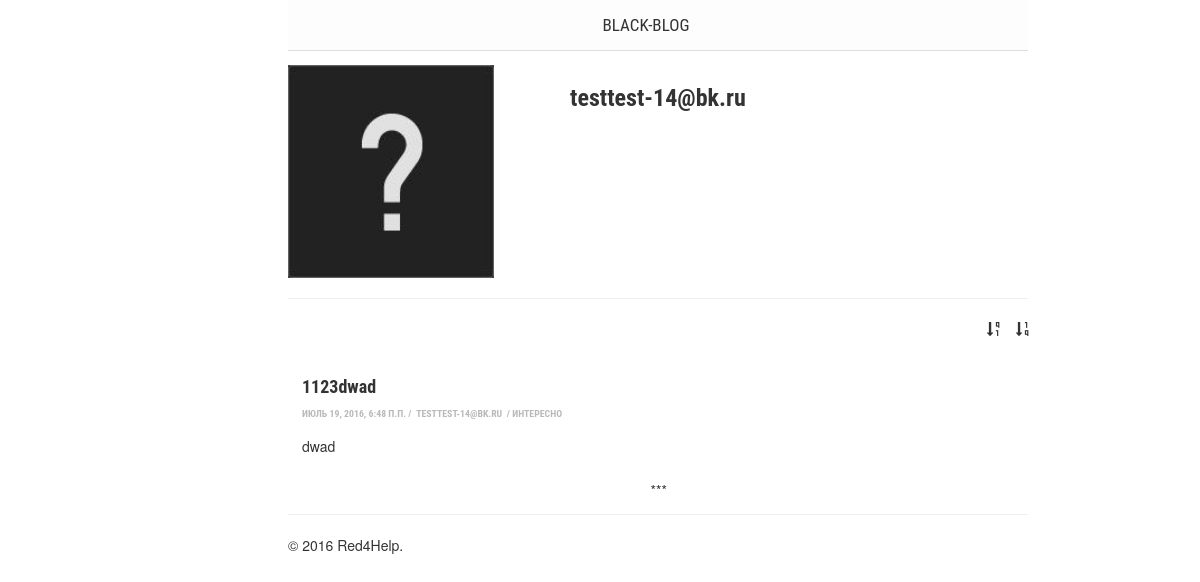
Before: /my_profile/42/ with the older database file.
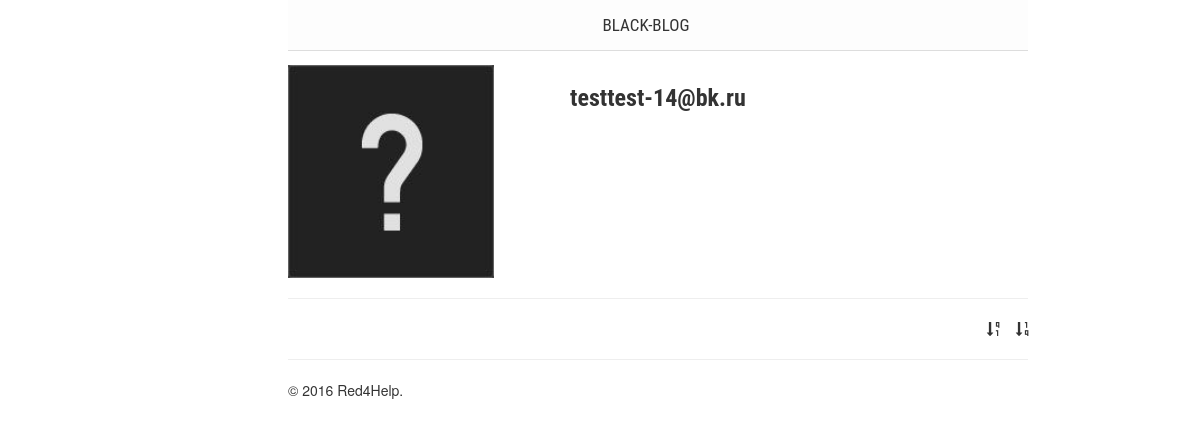
After: the same page with the newer database file.
### multiblog/models.py (models this page shows, shortened)
class Blogger(AbstractBaseUser):
	email = models.EmailField(verbose_name='Email', unique=True, max_length=250)
	name = models.CharField(max_length=100, verbose_name='Имя', blank=True)
	surname = models.CharField(max_length=100, verbose_name='Фамилия', blank=True)
	phone = models.CharField(max_length=20, verbose_name='Телефон', blank=True)
	skype = models.CharField(max_length=20, verbose_name='Skype', blank=True)
	avatar = models.ImageField(upload_to=u'./media/img/', verbose_name='Аватар', blank=False, default='./media/img/ava-default.png')
	is_active = models.BooleanField(default=False)
	is_admin = models.BooleanField(default=False)
	objects = BloggerManager()
	USERNAME_FIELD = 'email'
	def img_avatar(self):
		if self.avatar:
			return '<img src="%s" width="100"/>' % self.avatar.url
		else:
			return '(none)'
	img_avatar.short_description = 'Аватар'
	img_avatar.allow_tags = True
	class Meta:
		verbose_name = u'Блоггер'
		verbose_name_plural = u'Блоггеры'
	def __str__(self):
		if self.name or self.surname:
			return self.name + " " + self.surname
		else:
			return self.email

class Publication(models.Model):
	title = models.CharField(max_length=200, verbose_name='Имя')
	abstract = models.TextField(max_length=600, verbose_name='Краткое содержание')
	full_text = models.TextField(verbose_name='Полное описание')
	time = models.DateTimeField(verbose_name='Дата публикации')
	author = models.ForeignKey('Blogger', on_delete=models.CASCADE, verbose_name='Автор')
	full_rating = models.IntegerField(verbose_name='Общая оценка', default=0)
	count_of_users = models.IntegerField(verbose_name='Количество оценивших пользователей', default=0)
	category = models.ForeignKey('Categories', on_delete=models.CASCADE, verbose_name='Категория', default=1)
	is_moderated = models.BooleanField(default=False, verbose_name='На модерации?')
	why_not = models.TextField(max_length=600, verbose_name='Причина отказа', default='', blank=True)
	class Meta:
		verbose_name = u'Публикация'
		verbose_name_plural = u'Публикации'

class Categories(models.Model):
	title = models.CharField(max_length=200, verbose_name='Имя')
	abstract = models.TextField(max_length=600, verbose_name='Краткое содержание')
	def __str__(self):
		return self.title
	class Meta:
		verbose_name = u'Категория'
		verbose_name_plural = u'Категории'

### multiblog/views.py (the view, shortened to what this page needs)
# urls.py: url(r'^my_profile/(?P<pk>[0-9]+)/$', views.MyProfile.as_view(), name='my_profile'),
class MyProfile(FormView):
	template_name = 'multiblog/profile.html'
	form_class = BloggerAvatarLoadForm
	def get_context_data(self, **kwargs):
		pk = self.kwargs['pk']
		return {
			'publ' : Publication.objects.all().order_by("-time").filter(author=pk),
			'blogger' : Blogger.objects.get(id=pk),
			'form' : BloggerEditForm(),
			'load_form' : self.form_class
		}

### multiblog/templates/multiblog/profile.html (shortened to what this page needs)
{% extends 'multiblog/base.html'%}
{% block content %}
    <header class="main-header sub-content-wrapper">
        <nav class="nav-main center-wrapper">
            <a class="nav-main" href="{% url 'main' %}">Black-Blog</a>
        </nav>
    </header>
    <main class="sub-content-wrapper" id="main_page">
		<div class="row featurette">
		    <div class="col-lg-4">
                <img class="avatar" src="{{ blogger.avatar.url }}">
            </div>
            <div class="col-lg-4">
			    <div class="text-center" id="profile-info">
                    <div id="title-params">
    			        <h3 class="featurette-heading" id="get-names" data-name="{{ blogger.name }}" data-surname="{{ blogger.surname }}" data-email="{{ blogger.email }}" data-id="{{ blogger.id }}">{{ blogger }}
                        </h3>
                    </div>
         	    </div>
            </div>
        </div>
        <hr class="featurette-divider">
        <li class="sort">
            <ol><a href="#" class="sort-page" act="2-desc" data-placement="bottom" data-toggle="tooltip" title="Сортировка по убыванию даты публикации" ><span class="glyphicon glyphicon-sort-by-order-alt"></span></a></ol>
            <ol><a href="#" class="sort-page" act="2-asc" data-placement="bottom" data-toggle="tooltip" title="Сортировка по возрастанию даты публикации"><span class="glyphicon glyphicon-sort-by-order"></span></a></ol>
        </li>
        <div id="posts">
        {% for p in publ %}
            <article class="index-page" data-author="{{ p.author }}" data-time="{{ p.time }}" id="{{ p.id }}">
                <h4>
                {% if p.is_moderated %}
                    {{ p.title }}
                {% else %}
                    <a href="{% url 'full' pk=p.id %}">{{ p.title }}</a>
                {% endif %}
                </h4>
                <p class="post-meta"><time datetime="{{ p.time }}">{{ p.time }}</time>&nbsp;/&nbsp;
                    <span item="author">
                        <a href="{% url 'my_profile' pk=p.author.id %}" class="author-title">{{ p.author }}</a>
                    </span>&nbsp;/&nbsp;{{ p.category }}
                </p>
                <p>{{ p.abstract }}</p>
          </article>
        {% endfor %}
        </div>
{% endblock content %}

### multiblog/templates/multiblog/base.html (shortened to what this page needs)
<!DOCTYPE html>
<html lang="en">
  <head>
    {% load staticfiles %}
    <link href="{% static 'css/bootstrap/bootstrap.min.css' %}" rel="stylesheet">
    <link href="{% static 'css/style.css' %}" rel="stylesheet">
  </head>
  <body>
	{% block content %}
	{% endblock %}
	<hr class="featurette-divider">
        <footer>
            <p>&copy; 2016 Red4Help.</p>
        </footer>
	</main>
  </body>
</html>

### multiblog/static/css/style.css (style rules this page uses)
body { overflow-x: hidden; }
.avatar { padding-right: .5em; vertical-align: top; border: 0px; width: 213px; height: 213px; }
main { padding-top: 1em; }
a { background: 0 0; color: #333; }
h1, h2, h3, h4, h5, h6 { font-family: 'Roboto Condensed',sans-serif; font-weight: 700; }
.nav-main a { font-size: 17px; display: block; padding-right: 2em; margin: 0; }
li { list-style-type: none; }
.sort ol { list-style-type: none; position:relative; display: inline; margin-right: 5px; padding: 3px; left: 94%; }
.nav-main a { -webkit-order: 1; -ms-flex-order: 1; order: 1; line-height: 50px; margin: auto; color: #333; text-decoration: none; }
.sub-content-wrapper { width: 62%; max-width: 740px; margin-left: 24%; }
.center-wrapper { max-width: 960px; margin: 0 auto; top: 10px; text-align: center; color: #766257; }
.main-header { background-color: rgb(253, 253, 253); z-index: 100; width: 100%; top: 0px; border-bottom: 1px solid rgb(221, 221, 221); border-bottom-width: 1px; border-bottom-style: solid; border-bottom-color: rgb(221, 221, 221); }
.nav-main { height: 50px; display: flex; justify-content: space-around; font-weight: 400; font-family: "Roboto Condensed", sans-serif; text-transform: uppercase; flex-flow: row wrap; padding: 0px 1rem; }

Changed rows visible on the page:
removed Publication: title "1123dwad", time "ИЮЛЬ 19, 2016, 6:48 П.П.", author "TESTTEST-14@BK.RU", category "ИНТЕРЕСНО", abstract "dwad"
